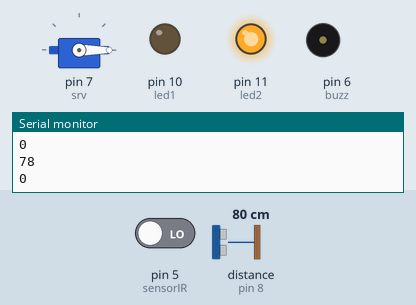
The sketch below on a simulated Arduino Uno, built with avr-gcc and run on an emulated ATmega328P. Shown: servo, output pins drawn as LEDs (lit = HIGH), buzzer (waves = sounding, pin HIGH), the last lines printed to the serial monitor. Wiring (inferred from the names in the program): ultrasonic range finder: trigger pin 9; echo pin 8. Inputs (shaded band) come from the test bench; at power-on: distance to the obstacle (sensor on pin 8) 80 cm, pin 5 (sensorIR) LOW. The echo pulse lasts 58.3 µs per cm; pins used as bus, display or sensor lines are not drawn.

Above: at 1.2 s.
1.3 s: distance to the obstacle (sensor on pin 8) set to 13 cm
2.8 s: distance to the obstacle (sensor on pin 8) set to 10 cm
At 4.3 s:
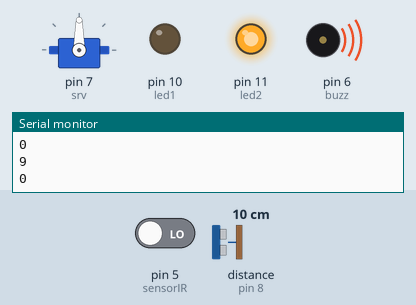
5.0 s: pin 5 (sensorIR) driven HIGH
At 6.0 s:
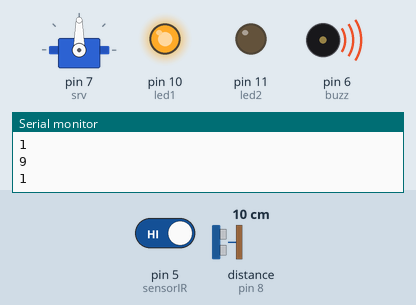
7.0 s: pin 5 (sensorIR) driven LOW
At 9.7 s:
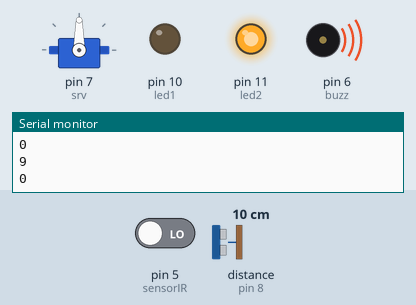
10.0 s: pin 5 (sensorIR) driven HIGH
At 11.5 s:
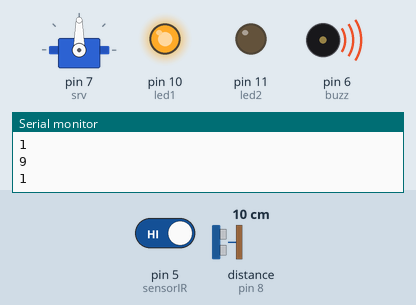
13.0 s: distance to the obstacle (sensor on pin 8) set to 18 cm
At 14.6 s:
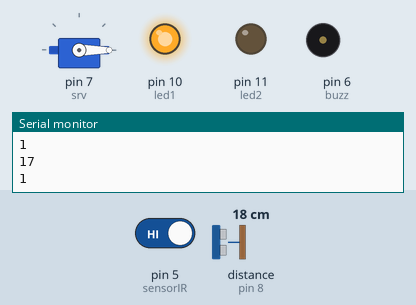
Timing chart, 0 to 16.1 s (numbered marks = the images above; inputs shaded):
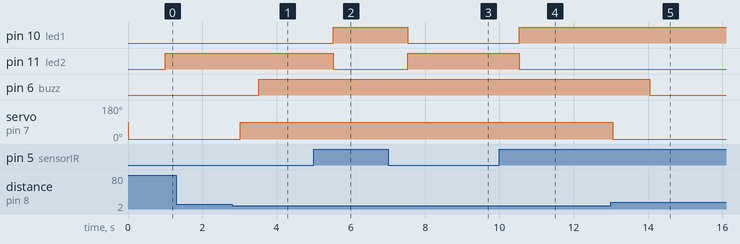

Measured:
- the behaviour switches between 12 and 11 cm on distance to the obstacle (sensor on pin 8) (found by bisection; images 0 and 1)
- after the input at 2.8 s, pin 6 (buzz): LOW → HIGH after 0.72 s; servo on pin 7 (srv): 0° → 90° after 0.22 s
- after the input at 5.0 s, pin 10 (led1): LOW → HIGH after 0.52 s; pin 11 (led2): HIGH → LOW after 0.52 s
- after the input at 7.0 s, pin 10 (led1): HIGH → LOW after 0.53 s; pin 11 (led2): LOW → HIGH after 0.53 s
- after the input at 10.0 s, pin 10 (led1): LOW → HIGH after 0.54 s; pin 11 (led2): HIGH → LOW after 0.54 s
- after the input at 13.0 s, pin 6 (buzz): HIGH → LOW after 1.0 s; servo on pin 7 (srv): 90° → 0° after 0.05 s

The sketch:

ardu_IR_Ultrasonic.ino
```cpp
#include <Servo.h>

//millis
int tn1;
int tn2;
int tn3;
int tn4;

int tb1;
int tb2;
int tb3;
int tb4;

Servo srv;
int trigPin = 9;
int echoPin = 8;
long jarak;
long durasi;
int led1 = 10;
int led2 = 11;
int buzz = 6;
int sensorIR = 5;
int stat;
void setup() {
  srv.attach(7);
  pinMode(trigPin, OUTPUT);
  pinMode(echoPin, INPUT);
  pinMode(sensorIR, INPUT);
  pinMode(led1, OUTPUT);
  pinMode(led2, OUTPUT);
  pinMode(buzz, OUTPUT);
  Serial.begin(9600);
}

void loop() {
  digitalWrite(trigPin, LOW);
  delayMicroseconds(2);
  digitalWrite(trigPin, HIGH);
  delayMicroseconds(10);
  digitalWrite(trigPin, LOW);
  durasi = pulseIn(echoPin, HIGH);
  jarak = durasi*0.034/2;
  Serial.println(jarak);
  stat = digitalRead(sensorIR);
  Serial.println(stat);
  srv.write(0);

  tn1=millis();
  if(tn1-tb1>500){
  if(jarak <= 10){
    srv.write(90);
    delay(500);
    digitalWrite(buzz,HIGH);
  }
  tb1=tn1;
  }

  tn2=millis();
  if(tn2-tb2>500){
  if(jarak > 10){
    srv.write(0);
    delay(500);
    digitalWrite(buzz,LOW);
  }
  tb2=tn2;
  }

  tn3=millis();
  if(tn3-tb3>500){
  if(stat == 1){
    digitalWrite(led1,HIGH);
    digitalWrite(led2,LOW);
  }
  tb3=tn3;
  }

  tn4=millis();
  if(tn4-tb4>500){
  if(stat == 0){
    digitalWrite(led1,LOW);
    digitalWrite(led2,HIGH);
  }
  tb4=tn4;
  }
}
```
